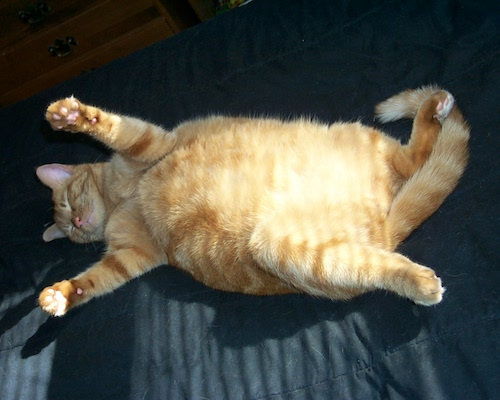
#> input picture data/img/1_cat.jpg, 500 x 400 px, found by its file name
$ python histogram.py
#> lines starting #> are read from the running program, lines starting #| are printed output that depends on the picture
# -*- coding: UTF-8 -*-
"""
    @Author : Frank.Ren
    @Project : visual_computing
    @Product : PyCharm
    @createTime : 2023/9/6 16:05
    @Email : sc19lr@leeds.ac.uk
    @github : https://github.com/frankRenlf
    @Description : histogram
"""

import cv2 as cv
import numpy as np
import matplotlib.pyplot as plt

if __name__ == "__main__":
    img = cv.imread('../data/img/1_cat.jpg')
#> img is the input picture: shape (400, 500, 3); mean B, G, R 69.4, 78.6, 77.3
    blank = np.zeros(img.shape[:2], dtype='uint8')
    print(blank.shape)
#| (400, 500)
    rec1 = cv.rectangle(blank.copy(), (400, 0), (500, 400), (255, 255, 255), -1)
    rec2 = cv.rectangle(blank.copy(), (200, 100), (370, 150), (255, 255, 255), -1)
    gray = cv.cvtColor(img, cv.COLOR_BGR2GRAY)
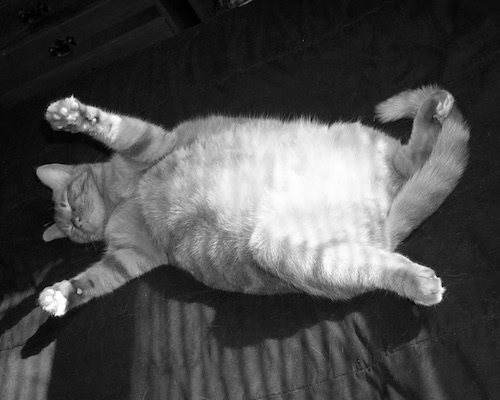
#> gray: shape (400, 500); min 0, max 255, mean 77.2
    mask_rec2 = cv.bitwise_and(gray, gray, mask=rec2)
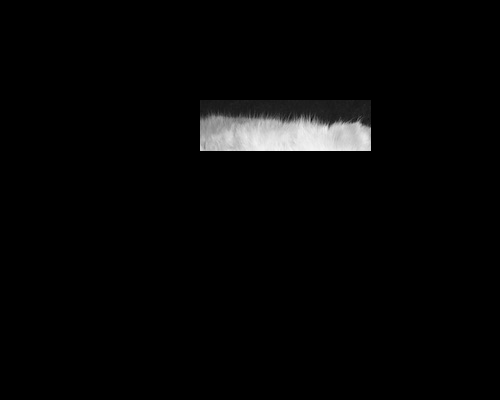
#> mask_rec2: shape (400, 500); min 0, max 245, mean 5.9
    mask_rec1 = cv.bitwise_and(gray, gray, mask=rec1)
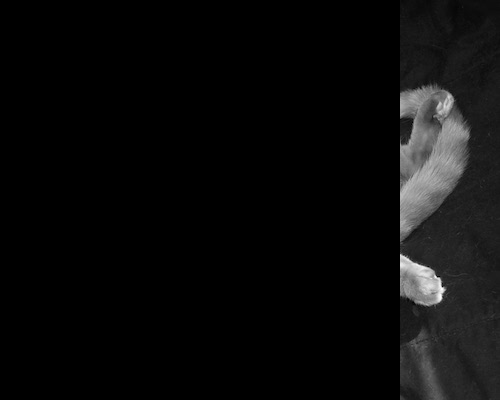
#> mask_rec1: shape (400, 500); min 0, max 253, mean 11
    hist1 = cv.calcHist([rec1], [0], None, [180], [0, 256])
    hist2 = cv.calcHist([rec2], [0], None, [180], [0, 256])
    # hist_gray = cv.calcHist([gray], [0], mask_rec1, [360], [0, 256])

    gray_crop = gray[100:150, 200:370]
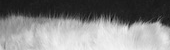
#> gray_crop: shape (50, 170); min 8, max 243, mean 133.6
    hist_gray = cv.calcHist([gray_crop], [0], None, [256], [0, 256])
#> hist_gray = 256 values, max 339 at index 29, min 0 at index 0, mean 33.2

    plt.figure()
    # plt.subplot()
    # plt.plot(hist1)
    # plt.subplot()
    plt.plot(hist_gray)

    plt.show()
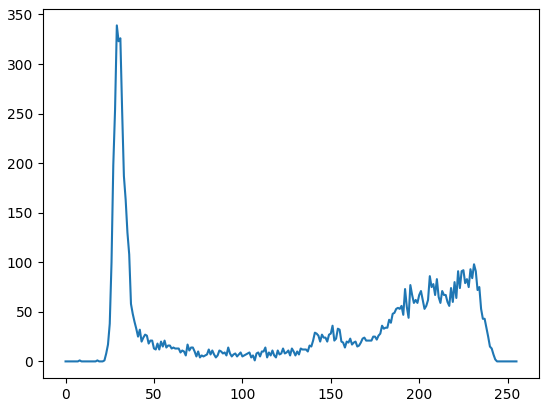
#> figure drawn by matplotlib, 1 panel; curve peaks at x = 29, y = 339

    # [6 lines of commented-out code are left out]
    cv.destroyAllWindows()
